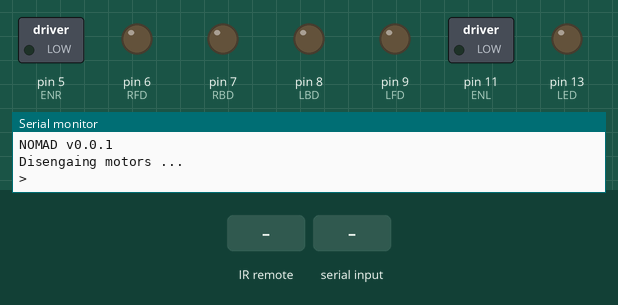
The sketch below on a simulated Arduino Uno, built with avr-gcc and run on an emulated ATmega328P. On the bench: switched loads named in the sketch (green lamp = pin HIGH), output pins drawn as LEDs (lit = HIGH), the last lines printed to the serial monitor. The test bench sets the inputs (shaded band).

Above: at 1.2 s.
1.3 s: infrared code 0xFF629D received
At 3.5 s:
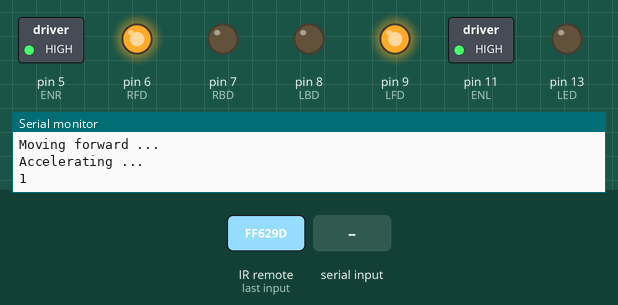
3.9 s: "2\n" received over Serial
At 6.1 s:
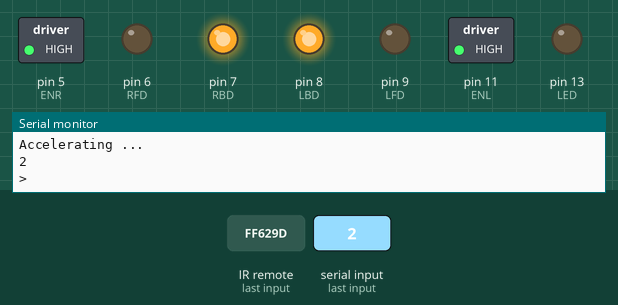
6.4 s: infrared code 0xFFC23D received
At 8.6 s:
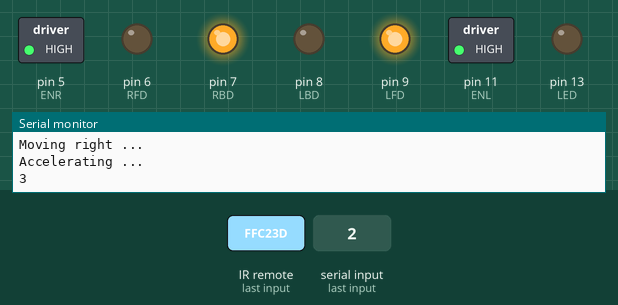
9.0 s: "4\n" received over Serial
At 11.1 s:
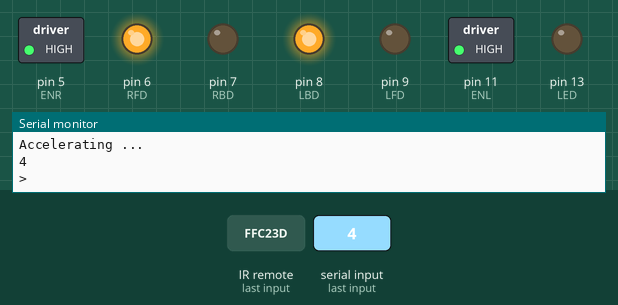
11.5 s: byte 10 ('\n') received over Serial
At 12.7 s:
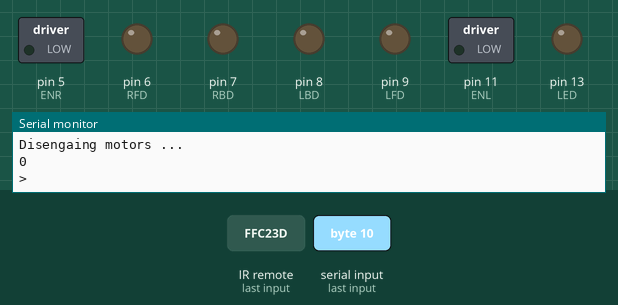
13.0 s: infrared code 0xFF22DD received
At 14.8 s:
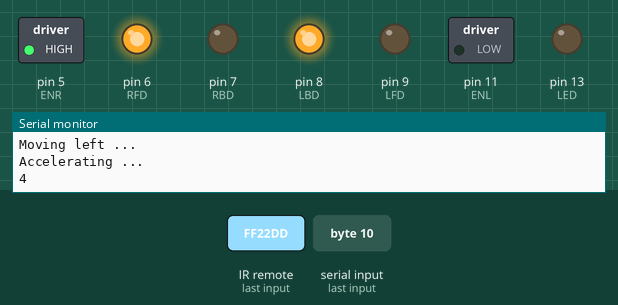
Timing chart, 0 to 16.3 s (numbered marks = the images above; inputs shaded):
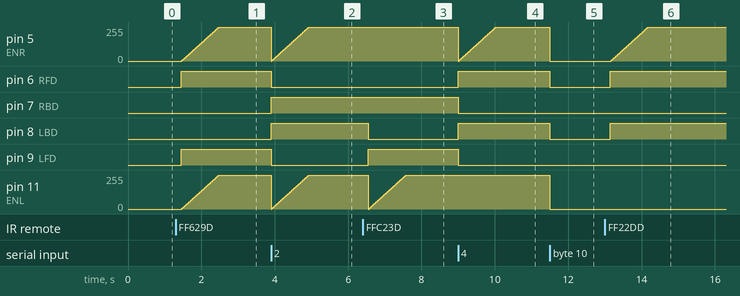

Measured:
- after the input at 1.3 s, pin 5 (ENR), pin 11 (ENL): moves from 0/255 to 255/255 over 1.0 s, starting after 0.17 s; pin 6 (RFD), pin 9 (LFD): LOW → HIGH after 0.15 s
- after the input at 3.9 s, pin 6 (RFD), pin 9 (LFD): HIGH → LOW at once; pin 7 (RBD), pin 8 (LBD): LOW → HIGH at once
- after the input at 6.4 s, pin 8 (LBD): HIGH → LOW after 0.15 s; pin 9 (LFD): LOW → HIGH after 0.15 s
- after the input at 9.0 s, pin 6 (RFD), pin 8 (LBD): LOW → HIGH at once; pin 7 (RBD), pin 9 (LFD): HIGH → LOW at once
- after the input at 11.5 s, pin 5 (ENR), pin 11 (ENL): 255/255 → 0/255 at once; pin 6 (RFD), pin 8 (LBD): HIGH → LOW at once
- after the input at 13.0 s, pin 5 (ENR): moves from 0/255 to 255/255 over 1.0 s, starting after 0.17 s; pin 6 (RFD), pin 8 (LBD): LOW → HIGH after 0.15 s

The sketch:

nomadFirmware.ino
```cpp
// (licence header left out)
#include <IRremote.h> // infrared Library

// Debugging on
#define VERBOSE

#define MAX_BUF     (64) // max buffer size

// Right wheels
#define ENR         (5) // right enable
#define RFD         (6) // right forward
#define RBD         (7) // right backward

// Left Wheels
#define ENL         (11)  //left enable
#define LBD         (8) // left backward
#define LFD         (9) // left forward

// Robot Parameters
#define MSD         (0xff) // max speed
#define ACC         (0x05) // acceleration

// Bottom IR sensors
#define LTL         analogRead(10) // left sensor
#define LTM         analogRead(4) // middle sensor
#define LTR         analogRead(2) // right sensor

// IR control
#define FWD 16736925
#define BWD 16754775
#define RGT 16761405
#define LFT 16720605
#define SNS 16738455
#define BAT 16756815

// Variables
byte motion = 0;                // current motion
byte SOFAR = 0;                 // how much is in the buffer
byte LINE_COMPLETE = 0;         // whether the input line is complete
char serial_buffer[MAX_BUF];    // where we store the message
const long InternalReferenceVoltage = 1062; // Adjust this value to your board's specific internal BG voltage

int receiverpin = 12;           // Infrared signal receiving pin
int LED = 13;                   // define LED pin
volatile int state = LOW;       // define default input mode
unsigned long RED;

IRrecv irrecv(receiverpin);     // initialization
decode_results results;         // define structure type

void setup() {
    // Set right motor pins as output pins
    pinMode(RFD, OUTPUT);
    pinMode(RBD, OUTPUT);
    pinMode(ENR, OUTPUT);
    // Set left  motor pins as output pins
    pinMode(LBD, OUTPUT);
    pinMode(LFD, OUTPUT);
    pinMode(ENL, OUTPUT);
    // initialize LED as an output
    pinMode(LED, OUTPUT);
    // start receiving
    irrecv.enableIRIn();

    // Start serial ----------------------
    Serial.begin(9600);
    Serial.println("NOMAD v0.0.1");

    // Disbale all motors
    _disengageMotors();

    serialReady();
}

void loop() {
    // Depends of serialEvent to update LINE_COMPLETE
    if (LINE_COMPLETE) {
        decodeMessage();
        // Get ready to receive more
        serialReady();
    }

    if (irrecv.decode(&results)) {
        RED = results.value;
        irrecv.resume(); // receive the next value
        delay(150);
        decodeIR(RED);
    }
}
```

comms.ino
```cpp
// Communications
// @since 17-MAR-2018

void serialEvent() {
    while (Serial.available()) {
        // get the new byte:
        char inChar = (char)Serial.read();

        #ifdef VERBOSE
        Serial.print(inChar);  // repeat it back so I know you got the message
        #endif

        // add it to the serial_buffer if space is available
        if (SOFAR < MAX_BUF-1) {
            serial_buffer[SOFAR++] = inChar;
        }

        // if the incoming character is a newline, set a FLAG so the main loop can
        // do something about it
        if (inChar == '\n') {
            serial_buffer[SOFAR] = 0;  // end the buffer so string functions work right
            LINE_COMPLETE = 1;
        }
    }
}

void serialReady() {
    SOFAR = 0;
    LINE_COMPLETE = 0;
    Serial.println(F(">"));
}

float parseBuffer() {
    char *ptr = serial_buffer;  // start at the beginning of buffer
    return atof(ptr);  // convert the digits that follow into a float
}

void decodeMessage() {
    int cmd = (int)parseBuffer();
    Serial.println(cmd);

    switch (cmd) {
        case 1:
            _mForward();
            break;
        case 2:
            _mBackward();
            break;
        case 3:
            _mRight();
            break;
        case 4:
            _mLeft();
            break;
        case 5:
            _getSensorValues();
            break;
        case 6:
            getBandgap();
            break;
        default:
            _mStop();
            break;
    }
}

void decodeIR(long cmd) {
    switch (cmd) {
        case FWD:
            _mForward();
            break;
        case BWD:
            _mBackward();
            break;
        case RGT:
            _mRight();
            break;
        case LFT:
            _mLeft();
            break;
        case SNS:
            _getSensorValues();
            break;
        case BAT:
            getBandgap();
            break;
        default:
            _mStop();
            break;
    }
}
```

motion.ino
```cpp
// Motion functions
// @since 17-MAR-2018

// Stops robot
// Motion 0
void _mStop() {
    #ifdef VERBOSE
    Serial.println("Stopping ...");
    #endif

    // Disable
    _disengageMotors();
    motion = 0;

    #ifdef VERBOSE
    Serial.println(motion);
    #endif
    return;
}

// Move robot forward
// Motion 1
void _mForward() {
    #ifdef VERBOSE
    Serial.println("Moving forward ...");
    #endif

    // Set forward pins to HIGH
    digitalWrite(RFD, HIGH);
    digitalWrite(LFD, HIGH);
    // Set backward pins to LOW
    digitalWrite(RBD, LOW);
    digitalWrite(LBD, LOW);
    // Accelerate fwd
    _accelerate();
    // set motion variable
    motion = 1;

    #ifdef VERBOSE
    Serial.println(motion);
    #endif
    return;
}

// Move robot Backwards
// Motion 2
void _mBackward() {
    #ifdef VERBOSE
    Serial.println("Moving Backwards ...");
    #endif

    // Set forward pins to LOW
    digitalWrite(RFD, LOW);
    digitalWrite(LFD, LOW);
    // Set backward pins to HIGH
    digitalWrite(RBD, HIGH);
    digitalWrite(LBD, HIGH);
    // Accelerate bwd
    _accelerate();
    // set motion variable
    motion = 2;

    #ifdef VERBOSE
    Serial.println(motion);
    #endif
    return;
}

// Move robot right
// Motion 3
void _mRight() {
    #ifdef VERBOSE
    Serial.println("Moving right ...");
    #endif

    // Set right pins reverse
    digitalWrite(RFD, LOW);
    digitalWrite(RBD, HIGH);
    // Set left pins to forward
    digitalWrite(LFD, HIGH);
    digitalWrite(LBD, LOW);
    // Accelerate fwd
    _accelerateRight();
    // set motion variable
    motion = 3;

    #ifdef VERBOSE
    Serial.println(motion);
    #endif
    return;
}

// Move robot left
// Motion 4
void _mLeft() {
    #ifdef VERBOSE
    Serial.println("Moving left ...");
    #endif

    // Set right pins forward
    digitalWrite(RFD, HIGH);
    digitalWrite(RBD, LOW);
    // Set left pins to reverse
    digitalWrite(LFD, LOW);
    digitalWrite(LBD, HIGH);
    // Accelerate bwd
    _accelerateLeft();
    // set motion variable
    motion = 4;

    #ifdef VERBOSE
    Serial.println(motion);
    #endif
    return;
}

// Slowly increase enable pin values
void _accelerate() {
    #ifdef VERBOSE
    Serial.println("Accelerating ...");
    #endif

    for (int val=0x00; val<=MSD; val+=ACC) { // Control motor speed
        analogWrite(ENR, val);
        analogWrite(ENL, val);
        delay(20);
    }
    return;
}
// Slowly increase enable pin values
void _accelerateLeft() {
    #ifdef VERBOSE
    Serial.println("Accelerating ...");
    #endif

    for (int val=0x00; val<=MSD; val+=ACC) { // Control motor speed
        analogWrite(ENR, val);
        delay(20);
    }
    return;
}
void _accelerateRight() {
    #ifdef VERBOSE
    Serial.println("Accelerating ...");
    #endif

    for (int val=0x00; val<=MSD; val+=ACC) { // Control motor speed
        analogWrite(ENL, val);
        delay(20);
    }
    return;
}

// Slowly reduce enable pin values
void _decelerate() {
    #ifdef VERBOSE
    Serial.println("Decelerating ...");
    #endif

    for (int val=MSD; val>ACC; val-=ACC) {
        analogWrite(ENR, val);
        analogWrite(ENL, val);
        delay(20);
    }
    return;
}

// Disengages the motors enable pins
void _disengageMotors() {
    #ifdef VERBOSE
    Serial.println("Disengaing motors ...");
    #endif

    // Set all motor pins to low
    digitalWrite(RFD, LOW); // disable right fwd pins
    digitalWrite(RBD, LOW); // disable right bwd pins
    digitalWrite(ENR, LOW); // disable right motors
    digitalWrite(LFD, LOW); // disable left fwd pins
    digitalWrite(LBD, LOW); // disable left bwd pins
    digitalWrite(ENL, LOW); // disable left motors

    return;
}
```

sensors.ino
```cpp
// On board Nomad sensors
// @since 17-MAR-2018

void _getSensorValues() {
    Serial.println(LTL);
    Serial.println(LTM);
    Serial.println(LTR);

    return;
}

// results are Vcc * 100
// So for example, 5V would be 500.
void getBandgap() {
    // REFS0 : Selects AVcc external reference
    // MUX3 MUX2 MUX1 : Selects 1.1V (VBG)
    ADMUX = bit (REFS0) | bit (MUX3) | bit (MUX2) | bit (MUX1);
    ADCSRA |= bit( ADSC );  // start conversion

    while (ADCSRA & bit (ADSC));  // wait for conversion to complete (toss this measurement)
    ADCSRA |= bit( ADSC );  // start conversion
    while (ADCSRA & bit (ADSC)); // wait for conversion to complete

    int results = (((InternalReferenceVoltage * 1024) / ADC) + 5) / 10;
    Serial.println(results);

    return;
} // end of getBandgap
```
